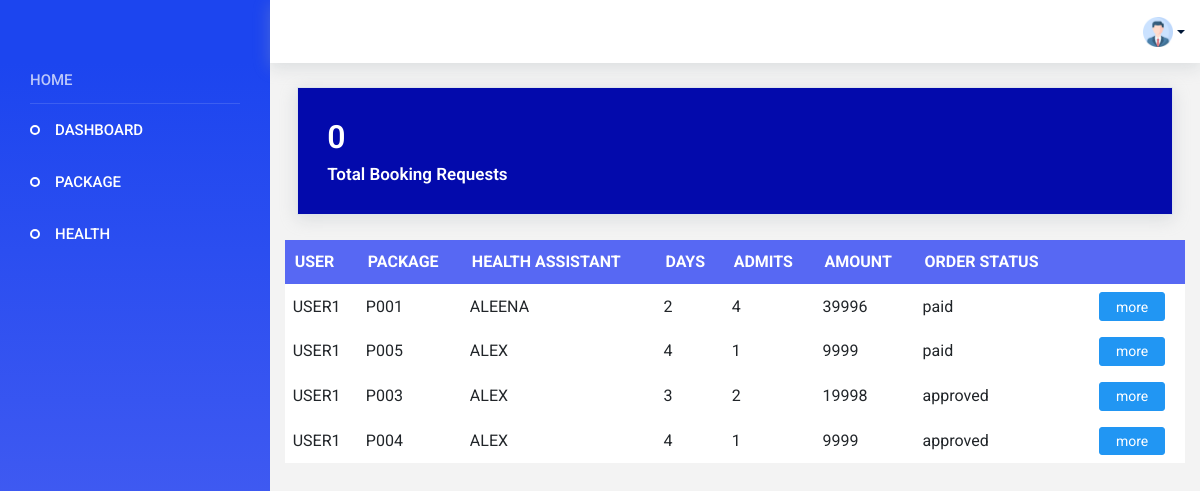
Screenshot of /agencyindex (signed in) with the database file from the repository.
### app/models.py (models this page shows, shortened)
class Booking(models.Model):
    booking_status = (
        ('booked', 'booked'),
        ('pending', 'pending'),
        ('reject', 'reject'),
        ('paid', 'paid'),
        ('approved', 'approved')
    )
    user_id = models.ForeignKey(CustomUser, on_delete=models.CASCADE)
    package_id = models.ForeignKey(Package, on_delete=models.CASCADE)
    name = models.CharField(max_length=50)
    no_of_people = models.IntegerField()
    booking_date = models.DateField()
    date = models.DateTimeField(auto_now_add=True)
    HealthAssistant_id = models.ForeignKey(HealthAssistant, on_delete=models.CASCADE,null=True)
    status = models.CharField(choices=booking_status, default='pending', max_length=50)
    total_amount = models.IntegerField()
    rating = models.IntegerField(null=True, blank=True)
    review = models.CharField(max_length=200, null=True, blank=True)

class CustomUser(AbstractUser):
    register_status = (
        ('approve', 'approve'),
        ('pending', 'pending'),
        ('reject', 'reject'),
    )
    phone_number = models.CharField(max_length=10)
    user_type = models.CharField(max_length=100)
    status = models.CharField(choices=register_status, default='pending', max_length=50)

class Package(models.Model):
    user_id = models.ForeignKey(CustomUser, on_delete=models.CASCADE)
    package_name = models.CharField(max_length=100)
    img1 = models.FileField(upload_to='package')
    img2 = models.FileField(upload_to='package')
    expiry_date = models.DateField()
    price = models.IntegerField()
    no_of_days = models.IntegerField()
    no_of_night = models.IntegerField()
    source = models.CharField(max_length=50)
    destination = models.CharField(max_length=50)
    description = models.CharField(max_length=200)
    is_active = models.BooleanField(default=False)

class HealthAssistant(models.Model):
    first_name = models.CharField(max_length=50)
    last_name = models.CharField(max_length=50)
    gender = models.CharField(max_length=50)
    phone_number = models.CharField(max_length=10)
    qualification = models.CharField(max_length=200)
    user_id = models.ForeignKey(CustomUser, on_delete=models.CASCADE)

### app/views.py (the view)
# urls.py: path('agencyindex', views.agencyindex, name="agencyindex"),
@cache_control(no_cache=True, must_revalidate=True, no_store=True)
@login_required(login_url=Login)
def agencyindex(request):
    User = CustomUser.objects.get(id=request.user.id)
    booking_data = Booking.objects.filter(package_id__user_id=request.user.id).order_by('-status')
    pending_bookings_count = Booking.objects.filter(status='pending').count()
    context = {
        'bookings':booking_data,
        'User':User,
        'pending_bookings_count':pending_bookings_count
    }
    return render(request, 'Vendor/index.html', context)

### template/Vendor/index.html (shortened to what this page needs)
<!DOCTYPE html>
<html lang="en">
<head>
  {% load static %}
  <link rel="stylesheet" href="{% static 'css/materialdesignicons.min.css' %}">
  <link rel="stylesheet" href=".{% static 'css/ionicons.css' %}">
  <link rel="stylesheet" href="{% static 'css/flag-icon.min.css' %}">
  <link rel="stylesheet" href="{% static 'css/vendor.bundle.base.css' %}">
  <link rel="stylesheet" href="{% static 'css/vendor.bundle.addons.css' %}">
  <link rel="stylesheet" href="https://cdnjs.cloudflare.com/ajax/libs/font-awesome/4.7.0/css/font-awesome.min.css">
  <link rel="stylesheet" href="{% static 'css/style.css' %}">
  <link rel="stylesheet" href="{% static 'css/style1.css' %}">
</head>
<body>
  <div class="container-scroller">
    <nav class="navbar default-layout col-lg-12 col-12 p-0 fixed-top d-flex flex-row">
      <div class="text-center navbar-brand-wrapper d-flex align-items-top justify-content-center">
      </div>
      <div class="navbar-menu-wrapper d-flex align-items-center">
        <ul class="navbar-nav ml-auto">
          <li class="nav-item dropdown d-none d-xl-inline-block user-dropdown">
            <a class="nav-link dropdown-toggle" id="UserDropdown" data-toggle="dropdown" aria-expanded="false">
              <img class="" width="30px" src="../../static/images/prof.png" alt="Profile image"> </a>
          </li>
        </ul>
      </div>
    </nav>
    <div class="container-fluid page-body-wrapper">
      <nav class="sidebar sidebar-offcanvas" id="sidebar">
        <ul class="nav">
          <li class="nav-item nav-category">HOME</li>
          <li class="nav-item">
            <a class="nav-link" href="{% url 'agencyindex' %}">
              <span class="menu-title">DASHBOARD</span>
            </a>
          </li>
          <li class="nav-item">
            <a class="nav-link" href="{% url 'add_package' %}">
              <span class="menu-title">PACKAGE</span>
            </a>
          </li>
          <li class="nav-item">
            <a class="nav-link" href="{% url 'health_assistance' %}">
              <span class="menu-title">HEALTH</span>
            </a>
          </li>
        </ul>
      </nav>
      {% block content %}
      <div class="main-panel">
        <div class="content-wrapper">
          <div class="row">
            <div class="col-md-12   grid-margin average-price-card">
              <div class="card text-white  ">
                <div class="card-body">
                  <div class="d-flex justify-content-between pb-2 align-items-center">
                    <h2 class="font-weight-semibold mb-0">{{ pending_bookings_count }}</h2>
                  </div>
                  <div class="d-flex justify-content-between">
                    <h5 class="font-weight-semibold mb-0">Total Booking Requests</h5>
                  </div>
                </div>
              </div>
            </div>
                  <table class="mytable table-hover">
                    <thead>
                      <tr>
                        <th>USER</th>
                        <th>PACKAGE</th>
                        <th>HEALTH ASSISTANT</th>
                        <th>DAYS</th>
                        <th>ADMITS</th>
                        <th>AMOUNT</th>
                        <th>ORDER STATUS</th>
                        <th></th>
                        <th></th>
                      </tr>
                    </thead>
                    <tbody>
                      {% for booking in bookings %}
                    <tr>
                      <td>{{ booking.user_id.username }}</td>
                      <td>{{ booking.package_id.package_name }}</td>
                      <td>{{ booking.HealthAssistant_id.first_name }}</td>
                      <td>{{ booking.package_id.no_of_days }}</td>
                      <td>{{ booking.no_of_people }}</td>
                      <td>{{ booking.total_amount }}</td>
                      <td>{{ booking.status }}</td>
                      <td>
                      </td>
                      <td>
                        {% if booking.status%}
                        <a href="{% url 'rating' id=booking.id %}" class="btn btn-primary">
                          more
                        </a>
                      {% endif %}
                      </td>
                    </tr>
                    {% endfor %}
                    </tbody>
                  </table>
                </div>
              </div>
            </div>
    </div>
  </div>
  {% endblock %}
</body>
</html>

### static/css/style1.css (style rules this page uses)
.nav .nav-item, .navbar-nav .nav-item { line-height: 1; }
.nav .nav-item.dropdown , .navbar-nav .nav-item.dropdown { border: none; content: "\F140"; font-family: "Material Design Icons"; font-size: 20px; text-rendering: auto; line-height: inherit; vertical-align: 0; }
.navbar.default-layout { font-family: "roboto", sans-serif; background: #fff; transition: background 0.25s ease; -webkit-transition: background 0.25s ease; -moz-transition: background 0.25s ease; -ms-transition: background 0.25s ease; }
.navbar.default-layout .navbar-brand-wrapper { transition: width 0.25s ease, background 0.25s ease; -webkit-transition: width 0.25s ease, background 0.25s ease; -moz-transition: width 0.25s ease, background 0.25s ease; -ms-transition: width 0.25s ease, background 0.25s ease; background: #1c45ef; width: 270px; height: 63px; }
.navbar.default-layout .navbar-menu-wrapper { transition: width 0.25s ease; -webkit-transition: width 0.25s ease; -moz-transition: width 0.25s ease; -ms-transition: width 0.25s ease; color: #001737; padding-left: 15px; padding-right: 15px; width: calc(100% - 270px); height: 63px; box-shadow: 0 4px 16px 0 rgba(167, 175, 183, 0.33); }
.navbar.default-layout .navbar-menu-wrapper .navbar-nav { flex-direction: row; align-items: center; }
.navbar.default-layout .navbar-menu-wrapper .navbar-nav .nav-item { margin-left: 1rem; }
.navbar.default-layout .navbar-menu-wrapper .navbar-nav .nav-item .nav-link { color: inherit; font-size: 15px; vertical-align: middle; }
.navbar.default-layout .navbar-menu-wrapper .navbar-nav .nav-item.user-dropdown { margin-left: 35px; }
.navbar.default-layout .navbar-menu-wrapper .navbar-nav .nav-item.user-dropdown:before { position: relative; top: 2px; font-size: 20px; color: grey; }
.navbar.default-layout .navbar-menu-wrapper .navbar-nav .nav-item.user-dropdown .dropdown-toggle:after { position: relative; top: 50%; }
.sidebar { min-height: calc(100vh - 63px); background: linear-gradient(to top, #5768f3, #1c45ef); font-family: "roboto", sans-serif; padding: 0; width: 270px; z-index: 11; transition: width 0.25s ease, background 0.25s ease; -webkit-transition: width 0.25s ease, background 0.25s ease; -moz-transition: width 0.25s ease, background 0.25s ease; -ms-transition: width 0.25s ease, background 0.25s ease; }
.sidebar > .nav { overflow: hidden; flex-wrap: nowrap; flex-direction: column; }
.sidebar > .nav .nav-item .nav-link { align-items: center; display: flex; padding: 15px 30px 15px 55px; white-space: nowrap; color: #fff; }
.sidebar > .nav .nav-item .nav-link .menu-title { color: inherit; display: inline-block; font-size: 15px; line-height: 1; vertical-align: middle; font-weight: 500; }
.sidebar > .nav .nav-item.active > .nav-link { color: #fff; }
.sidebar > .nav .nav-item.active > .nav-link .menu-title, .sidebar > .nav .nav-item.active > .nav-link i { color: inherit; }
.sidebar > .nav .nav-item.nav-category { color: rgba(255, 255, 255, 0.7); border-bottom: 1px solid rgba(255, 255, 255, 0.13); margin: 0 30px; font-size: 15px; font-weight: 500; padding: 10px 0px 15px 0px; }
.sidebar > .nav > .nav-item > .nav-link { height: 52px; }
.sidebar > .nav > .nav-item:not(.nav-profile) > .nav-link { position: relative; }
.sidebar > .nav > .nav-item:not(.nav-profile) > .nav-link:before { content: ""; position: absolute; left: 30px; right: 50%; width: 10px; height: 10px; border-radius: 100%; border: 2px solid #fff; display: block; }
.sidebar > .nav:not(.sub-menu) > .nav-item > .nav-link { background: transparent; transition-duration: 0.3s; transition-timing-function: "ease-in-out"; transition-property: "background", "color", "box-shadow", "padding"; }
.navbar.fixed-top + .page-body-wrapper { padding-top: 63px; }
.card { box-shadow: 0 0 0 0 rgba(90, 113, 208, 0.11), 0 4px 16px 0 rgba(167, 175, 183, 0.33); border: solid 1px #dde4eb; border-radius: 0px; }
.page-body-wrapper { min-height: calc(100vh - 63px); display: flex; flex-direction: row; padding-left: 0; padding-right: 0; }
.main-panel { transition: width 0.25s ease, margin 0.25s ease; width: calc(100% - 270px); min-height: calc(100vh - 63px); display: flex; flex-direction: column; }
.content-wrapper { background: #F3F3F3; padding: 1.5rem 1.7rem; width: 100%; flex-grow: 1; }
.container-scroller { overflow: hidden; }
.average-price-card .card { background: #030aac; }

### rows the page displays
Booking: user_id.username "USER1", package_id.package_name "P001", HealthAssistant_id.first_name "ALEENA", package_id.no_of_days "2", no_of_people "4", total_amount "39996", status "paid", shows "more"
Booking: user_id.username "USER1", package_id.package_name "P005", HealthAssistant_id.first_name "ALEX", package_id.no_of_days "4", no_of_people "1", total_amount "9999", status "paid", shows "more"
Booking: user_id.username "USER1", package_id.package_name "P003", HealthAssistant_id.first_name "ALEX", package_id.no_of_days "3", no_of_people "2", total_amount "19998", status "approved", shows "more"
Booking: user_id.username "USER1", package_id.package_name "P004", HealthAssistant_id.first_name "ALEX", package_id.no_of_days "4", no_of_people "1", total_amount "9999", status "approved", shows "more"

### other values shown
{{ pending_bookings_count }} "0"
